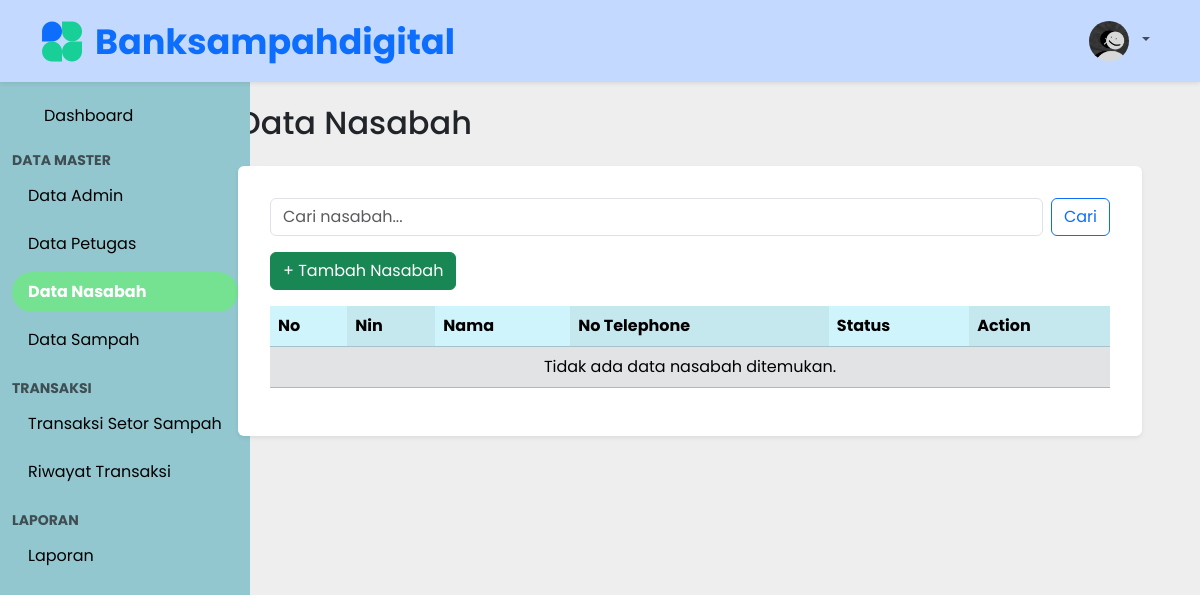
Before: /data_nasabah.php (signed in) with the older database file.
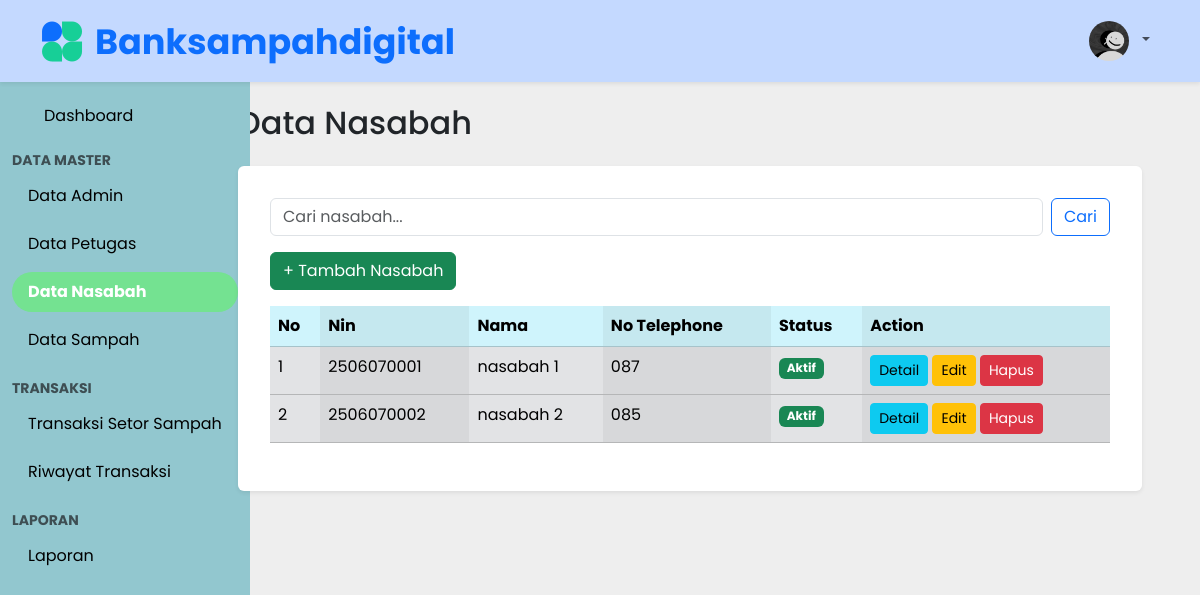
After: the same page with the newer database file.
### tables this page shows
CREATE TABLE `tb_nasabah` (
  `id` int(11) NOT NULL,
  `nin` char(10) NOT NULL,
  `nama` varchar(100) NOT NULL,
  `jenis_kelamin` enum('l','p') NOT NULL,
  `alamat` text NOT NULL,
  `email` varchar(50) NOT NULL,
  `no_telephone` char(15) NOT NULL,
  `saldo_poin` int(11) DEFAULT 0,
  `tanggal_daftar` date NOT NULL,
  `status` tinyint(1) NOT NULL DEFAULT 1,
  `created_at` timestamp NOT NULL DEFAULT current_timestamp(),
  `updated_at` timestamp NULL DEFAULT NULL
);

### data_nasabah.php (the view, shortened to what this page needs)
<?php
require 'middleware/auth.php';
$where = "";
$keyword = isset($_GET['search']) ? $_GET['search'] : '';
$result = $koneksi->query("SELECT * FROM tb_nasabah $where");
$data = [];
if ($result->num_rows > 0) {
    while ($row = $result->fetch_assoc()) {
        $data[] = $row;
    }
}
?>
<?php require_once 'template/header.php'; ?>
<div class="sidebar">
    <div class="container">
        <ul class="nav nav-pills flex-column mt-3">
            <li class="nav-link"><a class="nav-link" href="index.php">Dashboard</a></li>
            <li class="nav-item mt-1 mb-1"><span class="text-muted text-uppercase fw-bold small">Data Master</span></li>
            <li class="nav-item mb-2"><a class="nav-link" href="data_admin.php">Data Admin</a></li>
            <li class="nav-item mb-2"><a class="nav-link" href="data_petugas.php">Data Petugas</a></li>
            <li class="nav-item mb-2"><a class="nav-link active fw-bold" href="data_nasabah.php">Data Nasabah</a></li>
            <li class="nav-item mb-2"><a class="nav-link" href="data_sampah.php">Data Sampah</a></li>
            <li class="nav-item mt-2 mb-1"><span class="text-muted text-uppercase fw-bold small">Transaksi</span></li>
            <li class="nav-item mb-2"><a class="nav-link" href="setor_sampah.php">Transaksi Setor Sampah</a></li>
            <li class="nav-item mb-2"><a class="nav-link" href="riwayat_setor.php">Riwayat Transaksi</a></li>
            <li class="nav-item mt-2 mb-1"><span class="text-muted text-uppercase fw-bold small">Laporan</span></li>
            <li class="nav-item mb-2"><a class="nav-link" href="laporan.php">Laporan</a></li>
        </ul>
    </div>
</div>
<div class="content pt-5 ms-250 px-3">
    <h2 class="mb-4">Data Nasabah</h2>
    <div class="card shadow-sm border-0 p-3">
        <div class="card-body">
            <form class="d-flex mb-3" method="GET">
                <input class="form-control me-2" type="search" name="search" placeholder="Cari nasabah..."
                    value="<?= htmlspecialchars($keyword) ?>">
                <button class="btn btn-outline-primary" type="submit">Cari</button>
            </form>
            <a href="tambah_nasabah.php" class="btn btn-success mb-3">+ Tambah Nasabah</a>
            <table class="table table-striped-columns table-hover">
                <thead class="table-info">
                    <tr>
                        <th>No</th>
                        <th>Nin</th>
                        <th>Nama</th>
                        <th>No Telephone</th>
                        <th>Status</th>
                        <th>Action</th>
                    </tr>
                </thead>
                <tbody class="table-secondary">
                    <?php if (empty($data)): ?>
                        <tr>
                            <td colspan="8" class="text-center">Tidak ada data nasabah ditemukan.</td>
                        </tr>
                    <?php else: ?>
                        <?php
                        foreach ($data as $index => $row):
                            ?>
                            <tr>
                                <td><?= $index + 1 ?></td>
                                <td><?= htmlspecialchars($row['nin']) ?></td>
                                <td><?= htmlspecialchars($row['nama']) ?></td>
                                <td><?= htmlspecialchars($row['no_telephone']) ?></td>
                                <td>
                                    <?php if ($row['status'] == true): ?>
                                        <span class="badge bg-success">Aktif</span>
                                    <?php else: ?>
                                        <span class="badge bg-secondary">Nonaktif</span>
                                    <?php endif; ?>
                                </td>
                                <td>
                                    <button class="btn btn-info btn-sm" data-bs-toggle="modal"
                                        data-bs-target="#modalDetail<?= $row['id'] ?>">
                                        Detail
                                    </button>
                                    <a href="ubah_nasabah.php?id=<?= $row['id'] ?>" class="btn btn-sm btn-warning">Edit</a>
                                    <a href="hapus_nasabah.php?id=<?= $row['id'] ?>"
                                        onclick="return confirm('Yakin ingin menghapus data ini?')"
                                        class="btn btn-sm btn-danger">Hapus</a>
                                </td>
                            </tr>
                        <?php endforeach; ?>
                    <?php endif; ?>
                </tbody>
            </table>
        </div>
    </div>
</div>
</div>
</body>
</html>

Changed rows visible on the page:
added tb_nasabah: nin "2506070001", nama "nasabah 1", no_telephone "087", status "Aktif"
added tb_nasabah: nin "2506070002", nama "nasabah 2", no_telephone "085", status "Aktif"
Other visible differences:
text no longer shown: "Tidak ada data nasabah ditemukan."
